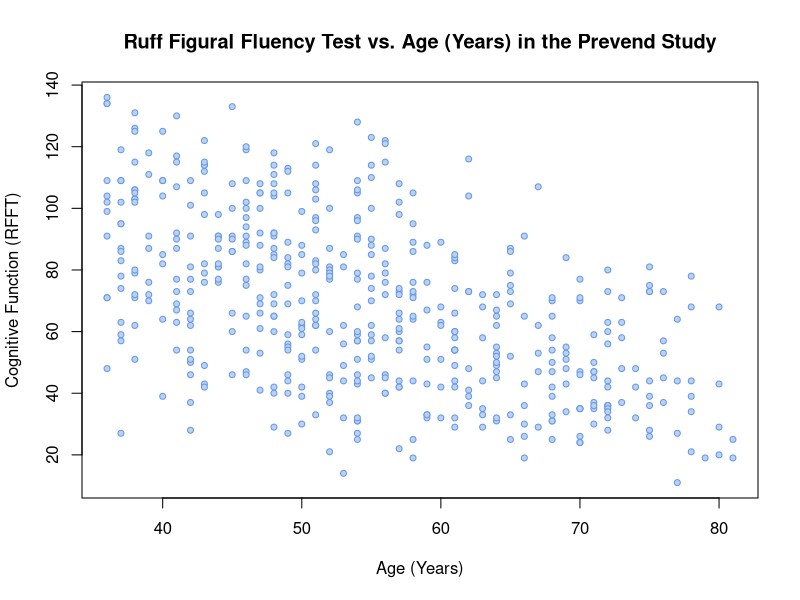
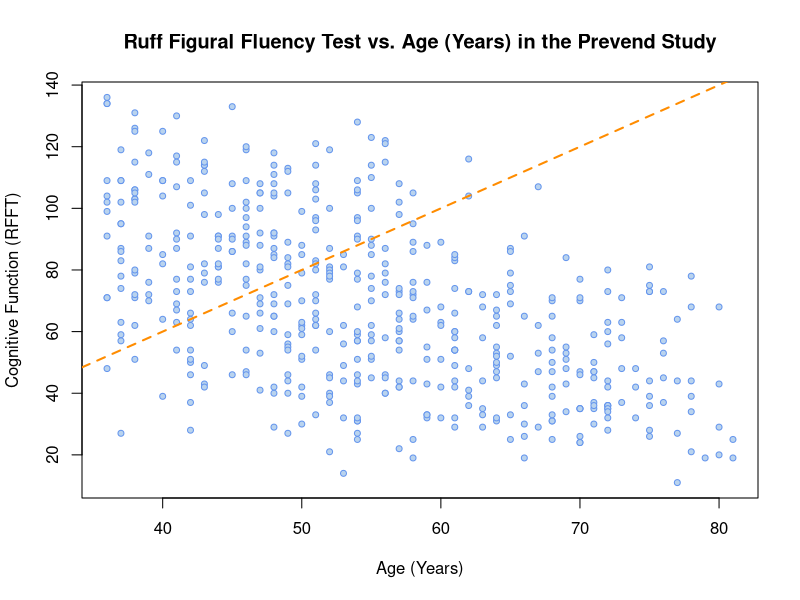
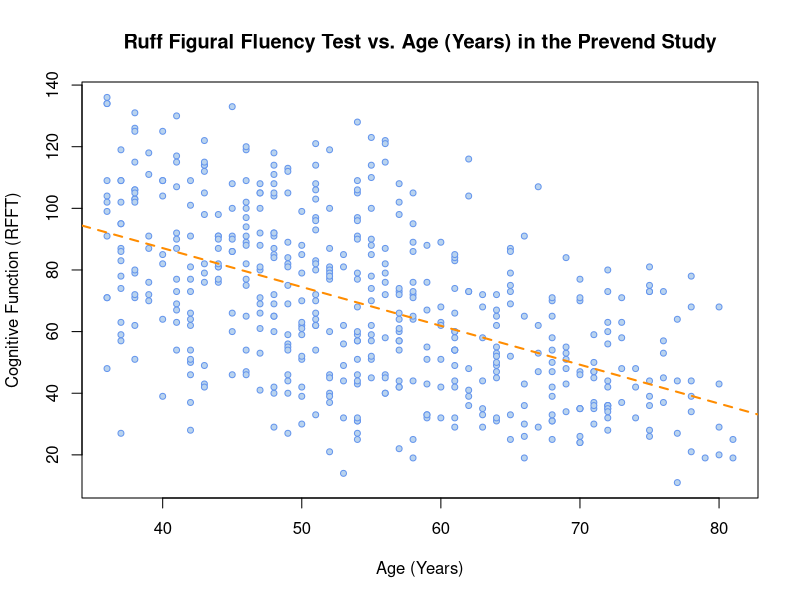
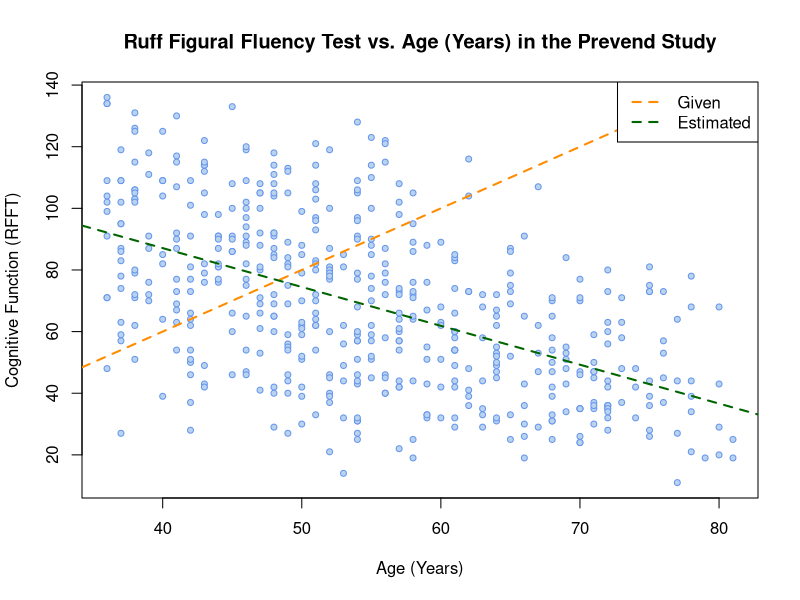
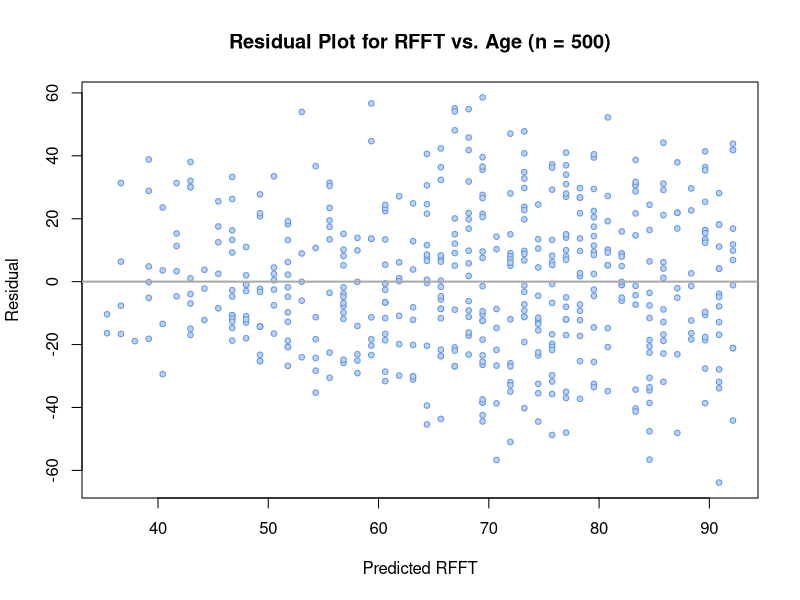
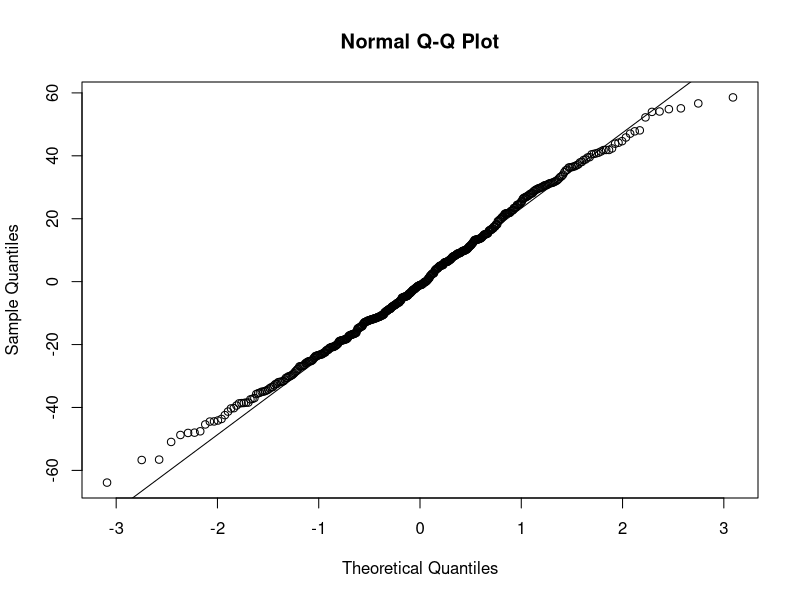

Recreate these plots in R, in order.
## ---- chunk 1
#| label: question1.1
#| error: TRUE

# Use this code chunk to write the code necessary to answer the question. Do not start your code on this line, and do not start your code with # (this is a comment, R will ignore it).
ds <- read.csv("prevend.csv")

str(ds)
## ---- chunk 2
#| label: question1.2
#| error: TRUE

# Use this code chunk to write the code necessary to answer the question. Do not start your code on this line, and do not start your code with # (this is a comment, R will ignore it).
plot(data=ds, RFFT ~ Age, main="Ruff Figural Fluency Test vs. Age (Years) in the Prevend Study", pch=21, cex=0.8, col="cornflowerblue", bg="slategray2", xlab="Age (Years)", ylab="Cognitive Function (RFFT)")
## ---- chunk 3
#| label: question2.1
#| error: TRUE

# Use this code chunk to write the code necessary to answer the question. Do not start your code on this line, and do not start your code with # (this is a comment, R will ignore it).

# plot the data
plot(data=ds, RFFT ~ Age, main="Ruff Figural Fluency Test vs. Age (Years) in the Prevend Study", pch=21, cex=0.8, col="cornflowerblue", bg="slategray2", xlab="Age (Years)", ylab="Cognitive Function (RFFT)") 

# plot the line
abline(a=-20, b=2, col="darkorange", lty=2, lwd=2)

## ---- chunk 4
#| label: question2.3
#| error: TRUE

# Use this code chunk to write the code necessary to answer the question. Do not start your code on this line, and do not start your code with # (this is a comment, R will ignore it).

# error: observed - expected
ds$sqerror <- (ds$RFFT - (-20 + 2*ds$Age))^2
sum(ds$sqerror)

## ---- chunk 5
#| label: question2.4
#| error: TRUE

# Use this code chunk to write the code necessary to answer the question. Do not start your code on this line, and do not start your code with # (this is a comment, R will ignore it).

# get the model
m1 <- lm(RFFT ~ Age, data=ds)
summary(m1)

# plot the data
plot(data=ds, RFFT ~ Age, main="Ruff Figural Fluency Test vs. Age (Years) in the Prevend Study", pch=21, cex=0.8, col="cornflowerblue", bg="slategray2", xlab="Age (Years)", ylab="Cognitive Function (RFFT)") 

# plot the line
abline(m1, col="darkorange", lty=2, lwd=2)

summary(m1)

## ---- chunk 6
#| label: question2.5
#| error: TRUE

# Use this code chunk to write the code necessary to answer the question. Do not start your code on this line, and do not start your code with # (this is a comment, R will ignore it).

# plot the data
plot(data=ds, RFFT ~ Age, main="Ruff Figural Fluency Test vs. Age (Years) in the Prevend Study", pch=21, cex=0.8, col="cornflowerblue", bg="slategray2", xlab="Age (Years)", ylab="Cognitive Function (RFFT)") 

# plot the line (given)
abline(a=-20, b=2, col="darkorange", lty=2, lwd=2)

# plot the line (estimate)
abline(m1, col="darkgreen", lty=2, lwd=2)

legend("topright",
       legend = c("Given", "Estimated"),
       col = c("darkorange", "darkgreen", ""),
       lty=2:2, lwd=2)

## ---- chunk 7
#| label: question2.7
#| error: TRUE

# Use this code chunk to write the code necessary to answer the question. Do not start your code on this line, and do not start your code with # (this is a comment, R will ignore it).
(137.54972 - 1.26136*60) - (137.54972 - 1.26136*50)
# -12.6136

## ---- chunk 8
#| label: question2.8
#| error: TRUE

# Use this code chunk to write the code necessary to answer the question. Do not start your code on this line, and do not start your code with # (this is a comment, R will ignore it).

137.54972 - 1.26136*70

## ---- chunk 9
#| label: question3.1
#| error: TRUE

# Use this code chunk to write the code necessary to answer the question. Do not start your code on this line, and do not start your code with # (this is a comment, R will ignore it).

# extract residuals and predicted values
m1_resid <- m1$residuals
m1_pred <- m1$fitted.values

# create plot
plot(m1_resid ~ m1_pred,
     main = "Residual Plot for RFFT vs. Age (n = 500)",
     xlab = "Predicted RFFT", ylab = "Residual",
     pch = 21, col = "cornflowerblue", bg = "slategray2", 
     cex = 0.75)

abline(h = 0, lwd = 2, col = "darkgray")


## ---- chunk 10
#| label: question3.4
#| error: TRUE

# Use this code chunk to write the code necessary to answer the question. Do not start your code on this line, and do not start your code with # (this is a comment, R will ignore it).

qqnorm(m1$residuals)
qqline(m1$residuals) # add 45deg line
